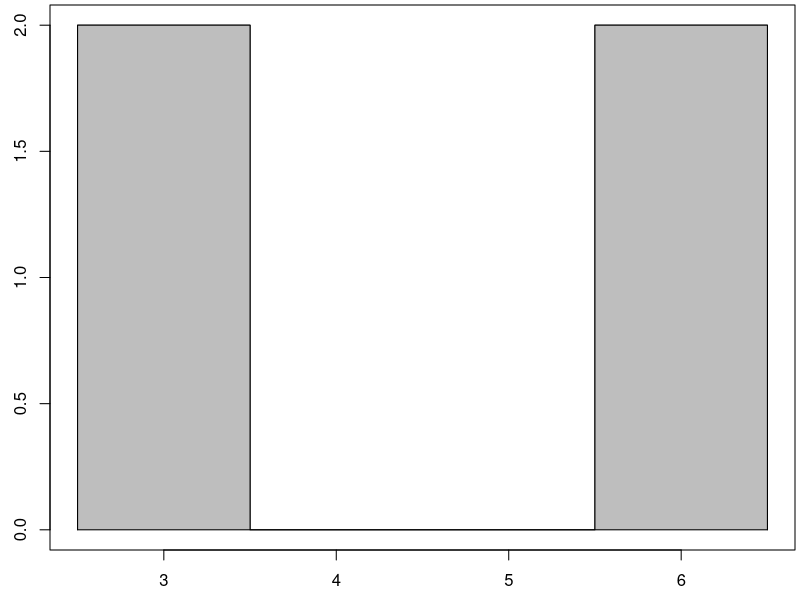
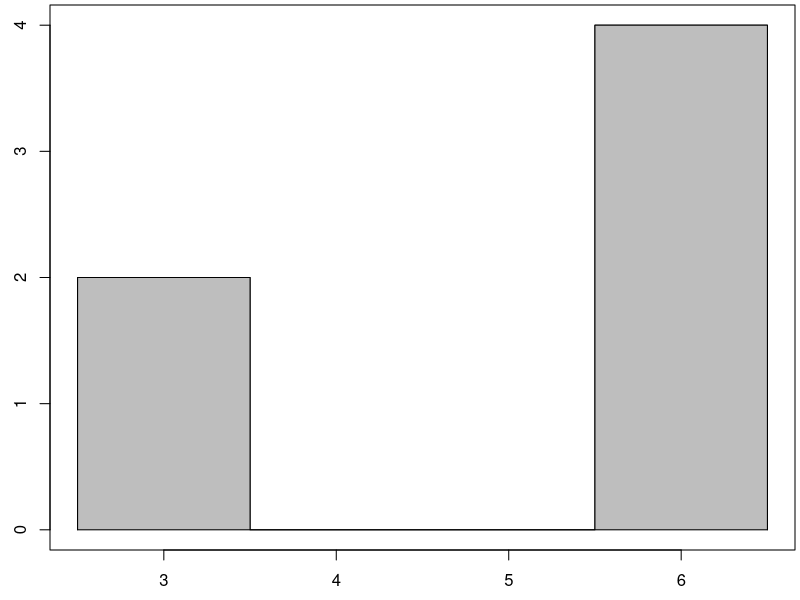
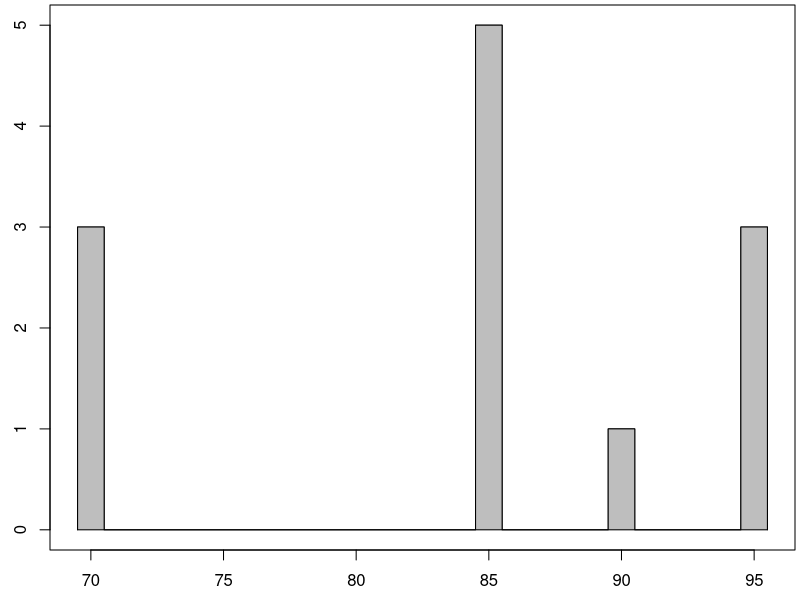
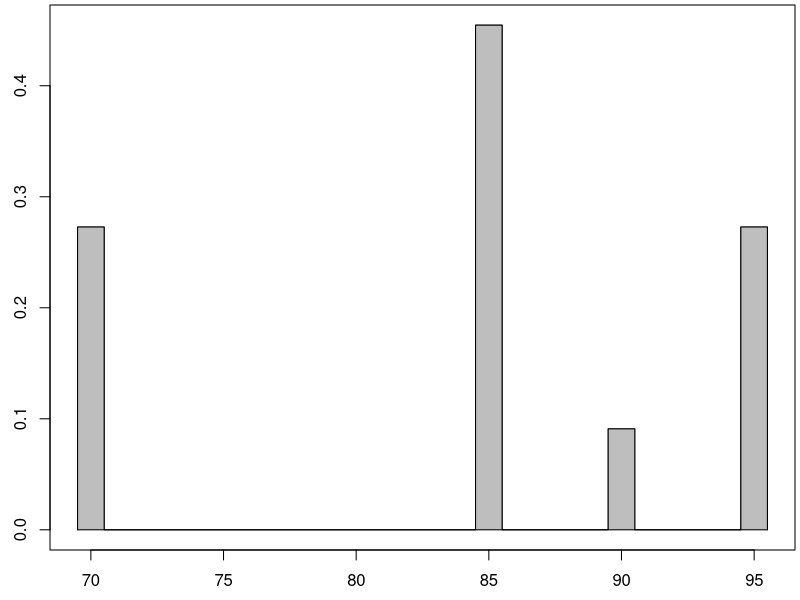
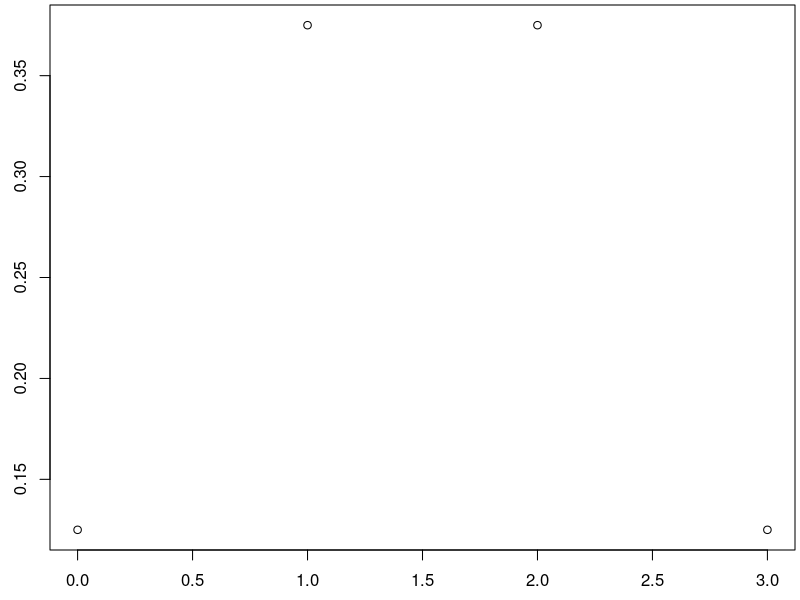
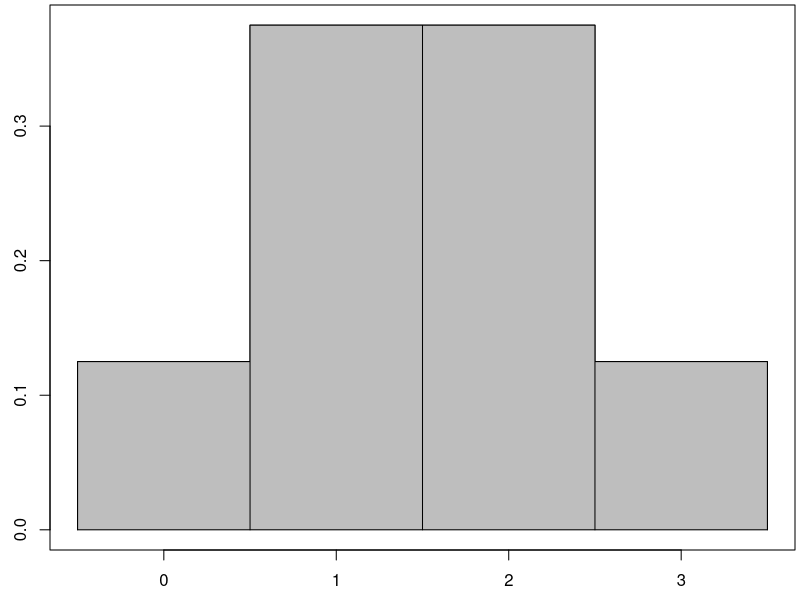
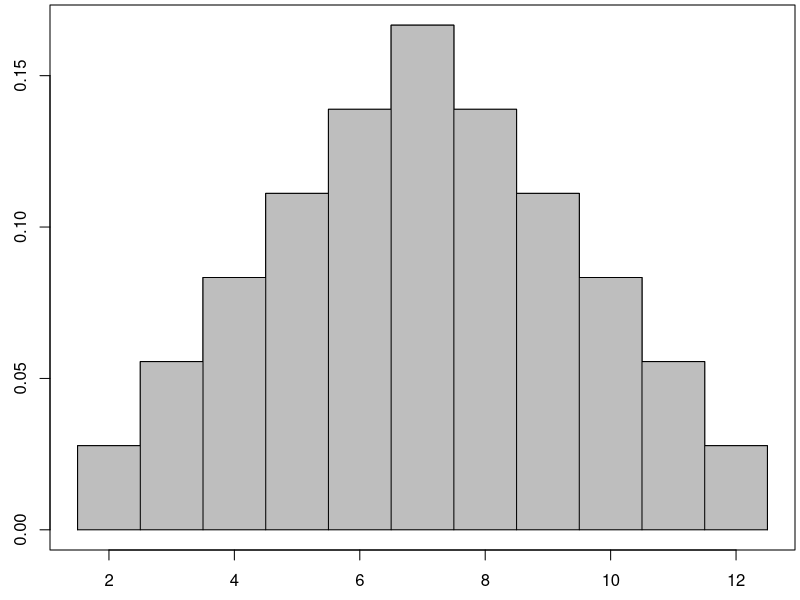
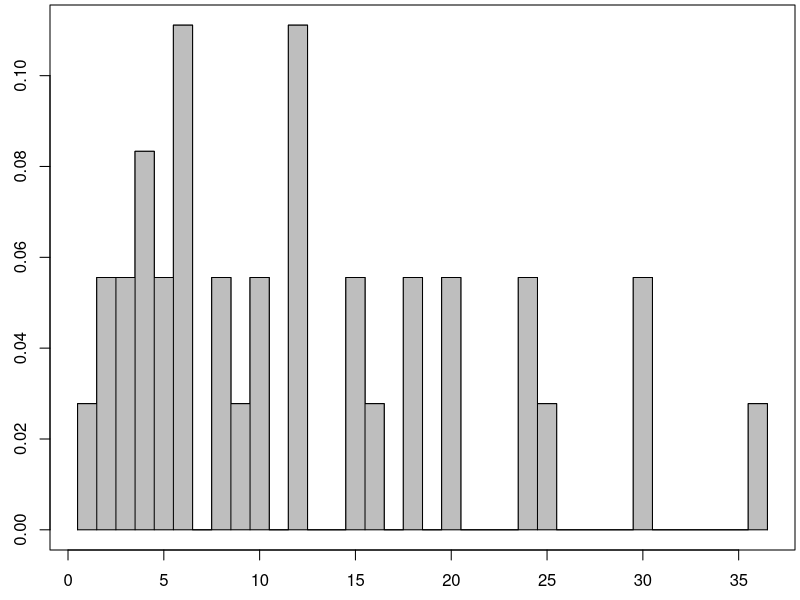

The R source for these figures, in order:
## ---- chunk 1
knitr::opts_chunk$set(echo = TRUE, message = FALSE, warning = FALSE, error=TRUE)
## ---- chunk 2
library(knitr)

#We can discuss the names of functions once we have them all.  It might be best to use
#draw_pmf
#draw_rug
#draw_rect_approx
draw_pmf <- function(x,p){
  xs <- c(rbind(x-1/2,x-1/2,x+1/2,x+1/2))
  px <- c(rbind(0,p,p,0))
  par(mar=c(2.5,2.5,0.25,0.25))
  plot.new()
  plot(xs,px,type="l")
  polygon(xs,px,col="gray")
}

draw_rug <- function(f,a,b,num_points=100){
  x <- c(a,seq(a,b,(b-a)/num_points),b,a)
  y <- c(0,f(seq(a,b,(b-a)/num_points)),0,0)
  par(mar=c(2.5,2.5,0.25,0.25))
  plot(x,y,type = "l")
  polygon(x,y,col="gray")
}

draw_rect_approx <- function(f,a,b,num_rectangles){
  n <- num_rectangles
  dx <- (b-a)/n
  x <- c(a,seq(a,b,dx/100),b,a)
  y <- c(0,f(seq(a,b,dx/100)),0,0)
  par(mar=c(2.5,2.5,0.25,0.25))
  plot(x,y,type = "l")
  xi <- seq(a+dx/2,b,dx)
  lines(xi-dx/2,f(xi),type = "h")
  lines(xi-dx/2,f(xi),type = "s")
  lines(c(xi[n]-dx/2,xi[n]+dx/2),f(c(xi[n],xi[n])),type = "l")
  lines(c(xi[n]-dx/2,xi[n]+dx/2),f(c(xi[n],xi[n])),type = "h")
} 
## ---- chunk 3

## ---- chunk 4
x <- c(3,6)
num <- c(2,2)
draw_pmf(x,num)
## ---- chunk 5
x <- c(3,6)
num <- c(2,4)
draw_pmf(x,num)
## ---- chunk 6
x <- c(70,85,90,95)
num <- c(3,5,1,3)
draw_pmf(x,num)
## ---- chunk 7
x <- c(70,85,90,95)
num <- c(3/11,5/11,1/11,3/11)
draw_pmf(x,num)
## ---- chunk 8
x <- c(0,1,2,3)
p <- c(1/8,3/8,3/8,1/8)
tbl <- data.frame(outcome=x, probability = p )
kable(tbl, format = "html", align = "c")
plot(x,p)
draw_pmf(x,p)
## ---- chunk 9
x <- c(0,1,2,3)
p <- c(1/8,3/8,3/8,1/8)
sum(x*p)
## ---- chunk 10
x <- c(0,1,2,3)
p <- c(1/8,3/8,3/8,1/8)
cdf <- cumsum(p)
tbl <- data.frame(outcome=x, probability = p, CDF = cdf )
kable(tbl, format = "html", align = "c")
## ---- chunk 11
x <- seq(2,12)
p <- c(1/36,2/36,3/36,4/36,5/36,6/36,5/36,4/36,3/36,2/36,1/36)
tbl <- data.frame(outcome=x, prob = p)
kable(tbl, format = "html", align = "c")
draw_pmf(x,p)
## ---- chunk 12
x <- seq(2,12)
p <- c(1/36,2/36,3/36,4/36,5/36,6/36,5/36,4/36,3/36,2/36,1/36)
cdf <- cumsum(p)
tbl <- data.frame(outcome=x, prob = p, CDF = cdf)
kable(tbl, format = "html", align = "c")
## ---- chunk 13
x <- seq(2,12)
p <- c(1/36,2/36,3/36,4/36,5/36,6/36,5/36,4/36,3/36,2/36,1/36)
sum(x*p)
## ---- chunk 14
x <- c(1,2,3,4,5,6,8,9,10,12,15,16,18,20,24,25,30,36)
p <- c(1/36,2/36,2/36,3/36,2/36,4/36,2/36,1/36,2/36,4/36,2/36,1/36,2/36,2/36,2/36,1/36,2/36,1/36)
cdf <- cumsum(p)
tbl <- data.frame(outcome=x, prob = p, CDF = cdf)
kable(tbl, format = "html", align = "c")
draw_pmf(x,p)
## ---- chunk 15
x <- c(-1,3)
p <- c(7/9,2/9)
cdf <- cumsum(p)
tbl <- data.frame(outcome=x, prob = p, CDF = cdf)
kable(tbl, format = "html", align = "c")
draw_pmf(x,p)
c(sum_of_prob = sum(p), expected_value = sum(x*p))
## ---- chunk 16
lambda <- 5.857143
x <- seq(0,100)
p <- lambda^x *exp(-lambda)/factorial(x)
cdf <- cumsum(p)
n <-10
data.frame(outcome=x[1:n], prob = p[1:n], cdf = cdf[1:n])
sum(x*p)
draw_pmf(x,p)
## ---- chunk 17
x <- seq(1,6)
p <- rep(1/6,6)
cdf <- cumsum(p)
data.frame(outcome=x, prob = p, cdf = cdf, x.p = (x*p))
sum(x*p)
draw_pmf(x,p)
## ---- chunk 18
x <- seq(1,6)
p <- c(1/21,2/21,3/21,4/21,5/21,6/21)
cdf <- cumsum(p)
data.frame(outcome=x, prob = p, cdf = cdf, x.p = (x*p))
sum(x*p)
draw_pmf(x,p)
## ---- chunk 19
f <- function(x){2+x*0}
draw_rug(f,0,5)
## ---- chunk 20
n <- 1000
x <- runif(n, min = 0, max = 5)
x[1:10]
mean(x)
## ---- chunk 21

n <- 1000000
x <- runif(n, min = 0, max = 5)
mean(x)
## ---- chunk 22
f <- function(x){x}
draw_rug(f,0,5) 
## ---- chunk 23
f <- function(x){x^2}
draw_rug(f,0,4)
## ---- chunk 24
f <- function(x){ifelse(x<2.5,2,4)}
draw_rug(f,0,4,num_points=1000)  
#The 1000 is needed to cause R to plot enough points 
#to avoid a visual glitch with drawing 
#piecewise defined functions.
#Increasing n here just 
## ---- chunk 25
xi <- c(1.25,3.25)
Ai <- c(5,6)
c(total_area =sum(Ai),  
  expected_value = sum(xi*Ai)/sum(Ai))
## ---- chunk 26
f <- function(x){ifelse(x<2.5,2,4)}
draw_rect_approx(f,0,4,8) 
## ---- chunk 27
dx <- 0.5
xi <- seq(dx/2,4,dx)
Ai <- f(xi)*dx
tbl <- data.frame(x_i = xi, A_i = Ai)
kable(tbl, format = "html", align = "c")
c(total_area =sum(Ai),  
  expected_value = sum(xi*Ai)/sum(Ai))
## ---- chunk 28
draw_rect_approx(f,0,4,n=16) 
dx <- 0.25
xi <- seq(dx/2,4,dx)
Ai <- f(xi)*dx
tbl <- data.frame(x_i = xi, A_i = Ai)
kable(tbl, format = "html", align = "c")
c(total_area =sum(Ai),  
  expected_value = sum(xi*Ai)/sum(Ai))
## ---- chunk 29
f <- function(x){x}
a <- 0
b <- 5
n <- 20
dx <- (b-a)/n
draw_rect_approx(f,a,b,n) 
xi <- seq(a+dx/2,b,dx)
Ai <- f(xi)*dx
c(total_area =sum(Ai),  
  expected_value = sum(xi*Ai)/sum(Ai))
## ---- chunk 30
f <- function(x){x^2}
a <- 0
b <- 4
n <- 50
dx <- (b-a)/n
draw_rect_approx(f,a,b,n) 
xi <- seq(a+dx/2,b,dx)
Ai <- f(xi)*dx
#data.frame(xi = xi, `f.xi` =f(xi), Ai = Ai, `xi.Ai` = xi*Ai )
c(total_area =sum(Ai),  
  expected_value = sum(xi*Ai)/sum(Ai))
